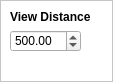
<?xml version="1.0" encoding="UTF-8"?>
<ui version="4.0">
 <class>RendererSettings</class>
 <widget class="QWidget" name="RendererSettings">
  <property name="geometry">
   <rect>
    <x>0</x>
    <y>0</y>
    <width>113</width>
    <height>82</height>
   </rect>
  </property>
  <property name="windowTitle">
   <string>Sound Settings</string>
  </property>
  <property name="styleSheet">
   <string notr="true">QFrame#MainFrame {
	background-color: white;
	padding: 9px;
}
</string>
  </property>
  <layout class="QHBoxLayout" name="horizontalLayout">
   <property name="spacing">
    <number>0</number>
   </property>
   <property name="margin">
    <number>0</number>
   </property>
   <item>
    <widget class="QFrame" name="MainFrame">
     <property name="frameShape">
      <enum>QFrame::StyledPanel</enum>
     </property>
     <property name="frameShadow">
      <enum>QFrame::Raised</enum>
     </property>
     <layout class="QVBoxLayout" name="verticalLayout">
      <property name="margin">
       <number>0</number>
      </property>
      <item>
       <widget class="QLabel" name="label_viewdistance">
        <property name="sizePolicy">
         <sizepolicy hsizetype="Preferred" vsizetype="Maximum">
          <horstretch>0</horstretch>
          <verstretch>0</verstretch>
         </sizepolicy>
        </property>
        <property name="font">
         <font>
          <weight>75</weight>
          <bold>true</bold>
         </font>
        </property>
        <property name="text">
         <string>View Distance</string>
        </property>
       </widget>
      </item>
      <item>
       <widget class="QDoubleSpinBox" name="spinbox_viewdistance">
        <property name="sizePolicy">
         <sizepolicy hsizetype="Fixed" vsizetype="Fixed">
          <horstretch>0</horstretch>
          <verstretch>0</verstretch>
         </sizepolicy>
        </property>
        <property name="minimumSize">
         <size>
          <width>60</width>
          <height>0</height>
         </size>
        </property>
        <property name="minimum">
         <double>20.000000000000000</double>
        </property>
        <property name="maximum">
         <double>2000.000000000000000</double>
        </property>
        <property name="singleStep">
         <double>20.000000000000000</double>
        </property>
        <property name="value">
         <double>500.000000000000000</double>
        </property>
       </widget>
      </item>
      <item>
       <spacer name="verticalSpacer">
        <property name="orientation">
         <enum>Qt::Vertical</enum>
        </property>
        <property name="sizeHint" stdset="0">
         <size>
          <width>20</width>
          <height>40</height>
         </size>
        </property>
       </spacer>
      </item>
     </layout>
    </widget>
   </item>
  </layout>
 </widget>
 <resources/>
 <connections/>
</ui>
